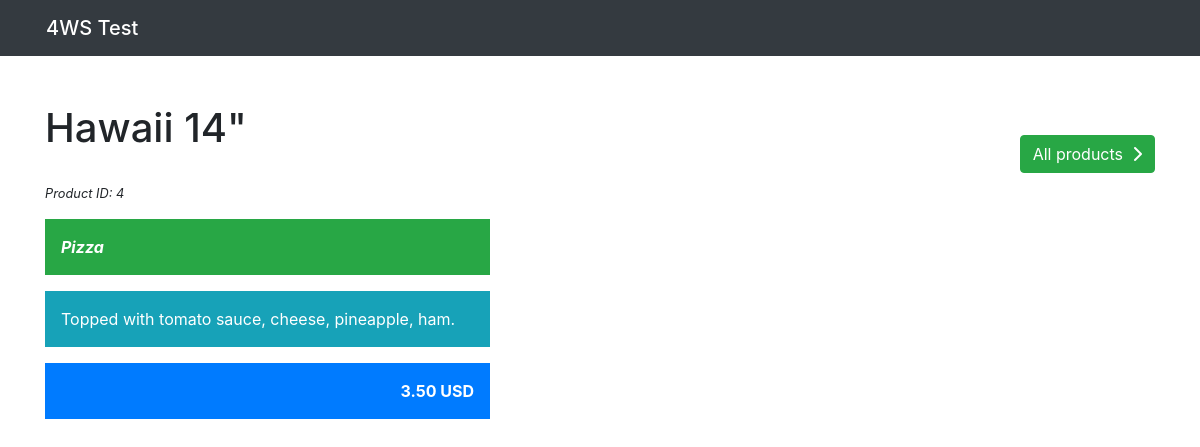
The page /product.php?id=4 on the database its author committed.
### tables this page shows
CREATE TABLE `products` (
  `prod_id` int(11) NOT NULL,
  `prod_name` varchar(355) NOT NULL,
  `prod_descr` text NOT NULL,
  `prod_price` decimal(10,2) NOT NULL,
  `prod_cat` int(11) NOT NULL
);

CREATE TABLE `categories` (
  `cat_id` int(11) NOT NULL,
  `cat_name` varchar(255) NOT NULL,
  `cat_descr` text NOT NULL
);

### includes/getItem.php (called while the page is built)
<?php
    function getItem($id) {
        include('db.php');
        $getItemQuery = "SELECT * FROM products where prod_id = '$id'";
        $runGetItemQuery = mysqli_query($con, $getItemQuery);
        while ($rowItems = mysqli_fetch_array($runGetItemQuery)) {
            $oProduct = new stdClass();
            $oProduct->id = $id;
            $oProduct->name = $rowItems['prod_name'];
            $oProduct->descr = $rowItems['prod_descr'];
            $oProduct->price = $rowItems['prod_price'];
            $oProduct->cat = $rowItems['prod_cat'];
        }
        return $oProduct;
    }
?>

### includes/getCategories.php (called while the page is built, shortened)
<?php
    $getCategories = "select * from categories";
    $runCategories = mysqli_query($con, $getCategories);
    $categories = array();
    while ($rowCategories = mysqli_fetch_array($runCategories)) {
        $oCategory = new stdClass();
        $oCategory->id = $rowCategories['cat_id'];
        $oCategory->name = $rowCategories['cat_name'];
    }
?>

### includes/getCategoryName.php (called while the page is built)
<?php
    function getCategoryName($catId) {
        global $categories;
        foreach ($categories as $oCat) {
            if($oCat->id === $catId) {
                $catName = $oCat->name;
                return $catName;
            }
        }
    }
?>

### product.php (the view, shortened to what this page needs)
<!DOCTYPE>
<?php
    include('includes/db.php');
    include('includes/getItem.php');
    include('includes/getCategories.php');
    include('includes/getCategoryName.php');
    if (isset($_GET['id'])){
        $prodId = $_GET['id'];
        $oProduct = getItem($prodId);
        $prodName = $oProduct->name;
        $prodDescr = $oProduct->descr;
        $prodPrice = $oProduct->price;
        $prodCat = getCategoryName($oProduct->cat);
    }
?>
<html lang="en-US">
    <head>
        <?php include("includes/components/head.php"); ?>
    </head>
    <body>
        <?php include("includes/components/header.php"); ?>
        <main class="container my-5">
            <div class="row">
                <div class="col">
                    <h1><?= $prodName ?></h1>
                    <br />
                    <small><i>Product ID: <?= $prodId ?></i></small>
                </div>
                <div class="col text-right pageTopRightControlBtn">
                    <a href="index.php" target="_blank" id="goToProductList" class="btn btn-success">All products&nbsp;&nbsp;<i class="fas fa-chevron-right"></i></a>
                </div>
            </div>
            <div class="row mt-3">
                <div class="col">
                    <div class="row">
                        <div class="col-md-5 col-sm-8">
                            <div class="p-3 mb-3 bg-success text-white"><strong><i><?= $prodCat ?></i></strong></div>
                        </div>
                    </div>
                    <?php if ($prodDescr !== "") { ?>
                        <div class="row">
                            <div class="col-md-5 col-sm-8">
                                <div class="p-3 mb-3 bg-info text-white"><?= $prodDescr ?></div>
                            </div>
                        </div>
                    <?php } ?>
                    <div class="row">
                        <div class="col-md-5 col-sm-8">
                            <div class="p-3 mb-3 bg-primary text-white text-right"><strong><?= $prodPrice ?> USD</strong></div>
                        </div>
                    </div>
                </div>
            </div>
        </main>
    </body>
</html>

### rows shown on the page
products: prod_name "Hawaii 14\"", prod_cat.cat_name "Pizza", prod_descr "Topped with tomato sauce, cheese, pineapple, ham.", prod_price "3.50"

### other values the page prints
$prodId "4"
